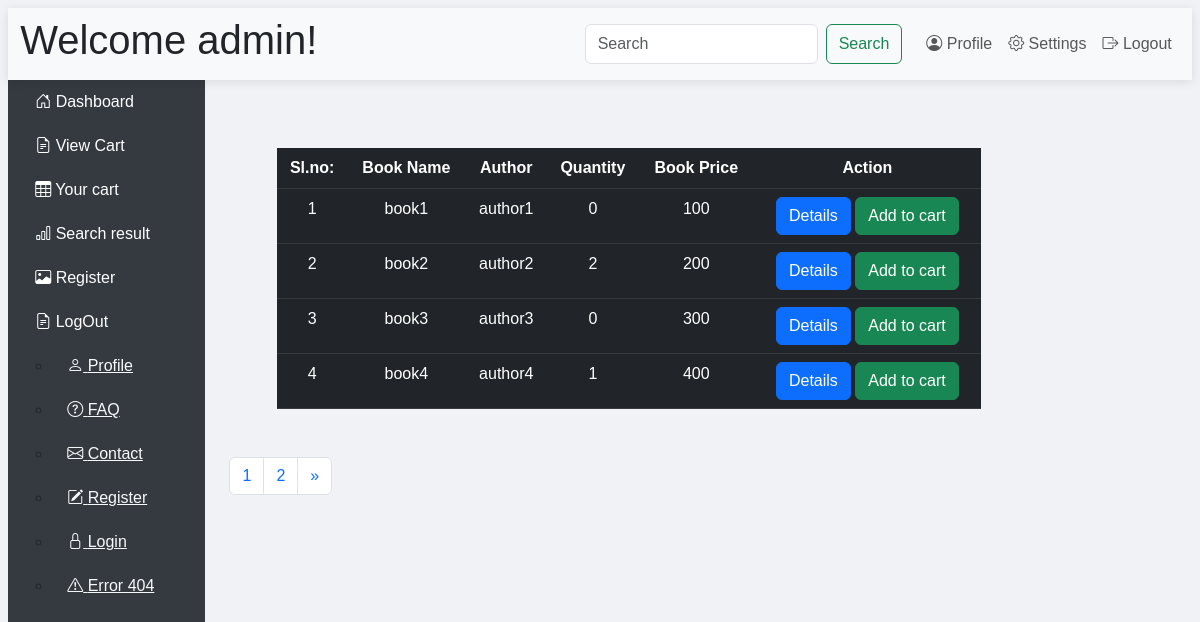
The app's page /user_view/ (signed in) with its own data.
### bookapp/models.py (models this page shows, shortened)
class Book(models.Model):
    title=models.CharField(max_length=200,null=True)
    price=models.IntegerField(null=True)
    image=models.ImageField(upload_to='book_media')
    quantity=models.IntegerField()
    author=models.ForeignKey(Author,on_delete=models.CASCADE)

class Author(models.Model):
    name=models.CharField(max_length=200,null=True)
    def __str__(self):
        return '{}'.format(self.name)

### userapp/views.py (the view)
# urls.py: path('user_view/',views.user_view,name='user_view'),
def user_view(request):
    user_name=request.session['username']
    books = Book.objects.all()
    paginator=Paginator(books,4)
    page_number=request.GET.get('page')
    try:
        page=paginator.get_page(page_number)
    except EmptyPage:
        page=paginator.page(page_number.num_page)
    return render(request,'user/user_view.html',{'user_name':user_name,'books': books,'page':page})

### templates/user/user_view.html (shortened to what this page needs)
{% extends 'user/userbase.html' %}
{% load static %}
{% block content %}
    <table class="m-5 table table-dark table-hover w-75 text-center">
        <tr>
            <th>Sl.no:</th>
            <th>Book Name</th>
            <th>Author</th>
            <th>Quantity</th>
            <th>Book Price</th>
            <th>Action</th>
        </tr>
        {% if books %}
            {% for book in page %}
                <tr>
                    <td>{{ forloop.counter }}</td>
                    <td>{{ book.title }}</td>
                    <td>{{ book.author }}</td>
                    <td>{{book.quantity}}</td>
                    <td>{{ book.price }}</td>
                    <td>
                        <a href="{% url 'user_detail' book.id %}" class="btn btn-primary">Details</a>
                        <a href="{% url 'add_to_cart' book.id %}" class="btn btn-success">Add to cart</a>
                    </td>
                </tr>
            {% endfor %}
        {% else %}
            <tr>
                <td colspan="5">No books available.</td>
            </tr>
        {% endif %}
    </table>
    <nav aria-label="Page navigation example">
        <ul class="pagination">
            {% for num in page.paginator.page_range %}
                <li class="page-item {% if page_number == num %} active{% endif %}">
                    <a class="page-link" href="?page={{ num }}">{{ num }}</a>
                </li>
            {% endfor %}
            {% if page.has_next %}
                <li class="page-item">
                    <a class="page-link" href="?page={{ page.next_page_number }}" aria-label="Next">
                        <span aria-hidden="true">&raquo;</span>
                    </a>
                </li>
            {% endif %}
        </ul>
    </nav>
{% endblock %}

### templates/user/userbase.html (style rules this page uses)
body { font-family: 'Arial', sans-serif; background-color: #f0f2f5; margin: 8.2px; }

### records on screen
Book: title "book1", author "author1", quantity "0", price "100"
Book: title "book2", author "author2", quantity "2", price "200"
Book: title "book3", author "author3", quantity "0", price "300"
Book: title "book4", author "author4", quantity "1", price "400"

### other values on screen
{{ user_name }} "admin"
{{ num }} "1" "2"
